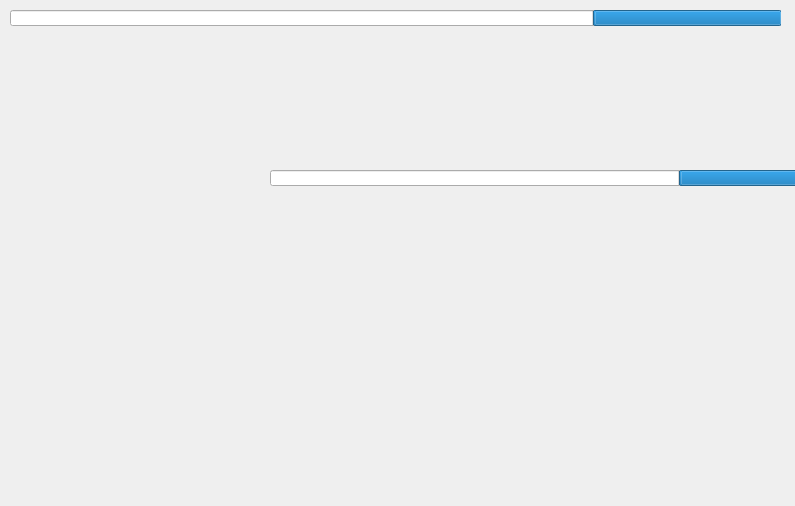
<?xml version="1.0" encoding="UTF-8"?>
<ui version="4.0">
 <class>Form</class>
 <widget class="QWidget" name="Form">
  <property name="geometry">
   <rect>
    <x>0</x>
    <y>0</y>
    <width>795</width>
    <height>506</height>
   </rect>
  </property>
  <property name="windowTitle">
   <string>Form</string>
  </property>
  <widget class="QProgressBar" name="progressBar">
   <property name="geometry">
    <rect>
     <x>10</x>
     <y>10</y>
     <width>771</width>
     <height>16</height>
    </rect>
   </property>
   <property name="layoutDirection">
    <enum>Qt::RightToLeft</enum>
   </property>
   <property name="value">
    <number>24</number>
   </property>
   <property name="textVisible">
    <bool>false</bool>
   </property>
  </widget>
  <widget class="QProgressBar" name="progressBar_2">
   <property name="geometry">
    <rect>
     <x>270</x>
     <y>170</y>
     <width>541</width>
     <height>16</height>
    </rect>
   </property>
   <property name="layoutDirection">
    <enum>Qt::RightToLeft</enum>
   </property>
   <property name="value">
    <number>24</number>
   </property>
   <property name="textVisible">
    <bool>false</bool>
   </property>
   <property name="orientation">
    <enum>Qt::Horizontal</enum>
   </property>
  </widget>
 </widget>
 <resources/>
 <connections/>
</ui>
